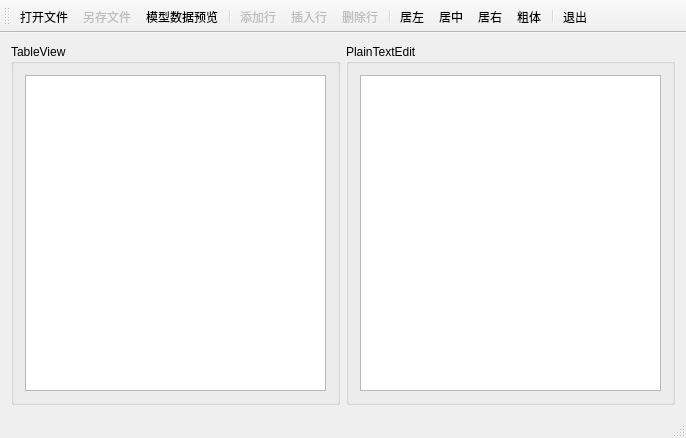
<?xml version="1.0" encoding="UTF-8"?>
<ui version="4.0">
 <class>MainWindow</class>
 <widget class="QMainWindow" name="MainWindow">
  <property name="geometry">
   <rect>
    <x>0</x>
    <y>0</y>
    <width>686</width>
    <height>438</height>
   </rect>
  </property>
  <property name="windowTitle">
   <string>MainWindow</string>
  </property>
  <widget class="QWidget" name="centralWidget">
   <layout class="QGridLayout" name="gridLayout_3">
    <item row="0" column="0">
     <widget class="QGroupBox" name="groupBox">
      <property name="title">
       <string>TableView</string>
      </property>
      <layout class="QGridLayout" name="gridLayout_2">
       <item row="0" column="0">
        <widget class="QTableView" name="tableView"/>
       </item>
      </layout>
     </widget>
    </item>
    <item row="0" column="1">
     <widget class="QGroupBox" name="groupBox_2">
      <property name="title">
       <string>PlainTextEdit</string>
      </property>
      <layout class="QGridLayout" name="gridLayout">
       <item row="0" column="0">
        <widget class="QPlainTextEdit" name="plainTextEdit">
         <property name="lineWrapMode">
          <enum>QPlainTextEdit::NoWrap</enum>
         </property>
        </widget>
       </item>
      </layout>
     </widget>
    </item>
   </layout>
  </widget>
  <widget class="QMenuBar" name="menuBar">
   <property name="geometry">
    <rect>
     <x>0</x>
     <y>0</y>
     <width>686</width>
     <height>23</height>
    </rect>
   </property>
  </widget>
  <widget class="QToolBar" name="mainToolBar">
   <property name="enabled">
    <bool>true</bool>
   </property>
   <property name="toolButtonStyle">
    <enum>Qt::ToolButtonTextUnderIcon</enum>
   </property>
   <attribute name="toolBarArea">
    <enum>TopToolBarArea</enum>
   </attribute>
   <attribute name="toolBarBreak">
    <bool>false</bool>
   </attribute>
   <addaction name="actOpen"/>
   <addaction name="actSave"/>
   <addaction name="actModelData"/>
   <addaction name="separator"/>
   <addaction name="actAppend"/>
   <addaction name="actInsert"/>
   <addaction name="actDelete"/>
   <addaction name="separator"/>
   <addaction name="actAlignLeft"/>
   <addaction name="actAlignCenter"/>
   <addaction name="actAlignRight"/>
   <addaction name="actFontBold"/>
   <addaction name="separator"/>
   <addaction name="actExit"/>
  </widget>
  <widget class="QStatusBar" name="statusBar"/>
  <action name="actOpen">
   <property name="icon">
    <iconset resource="res.qrc">
     <normaloff>:/images/icons/open.bmp</normaloff>:/images/icons/open.bmp</iconset>
   </property>
   <property name="text">
    <string>打开文件</string>
   </property>
   <property name="toolTip">
    <string>打开文件</string>
   </property>
  </action>
  <action name="actSave">
   <property name="enabled">
    <bool>false</bool>
   </property>
   <property name="icon">
    <iconset resource="res.qrc">
     <normaloff>:/images/icons/save.bmp</normaloff>:/images/icons/save.bmp</iconset>
   </property>
   <property name="text">
    <string>另存文件</string>
   </property>
   <property name="toolTip">
    <string>表格内容另存为文件</string>
   </property>
  </action>
  <action name="actAppend">
   <property name="enabled">
    <bool>false</bool>
   </property>
   <property name="icon">
    <iconset resource="res.qrc">
     <normaloff>:/images/icons/append.bmp</normaloff>:/images/icons/append.bmp</iconset>
   </property>
   <property name="text">
    <string>添加行</string>
   </property>
   <property name="toolTip">
    <string>添加一行</string>
   </property>
  </action>
  <action name="actInsert">
   <property name="enabled">
    <bool>false</bool>
   </property>
   <property name="icon">
    <iconset resource="res.qrc">
     <normaloff>:/images/icons/306.bmp</normaloff>:/images/icons/306.bmp</iconset>
   </property>
   <property name="text">
    <string>插入行</string>
   </property>
   <property name="toolTip">
    <string>插入一行</string>
   </property>
  </action>
  <action name="actDelete">
   <property name="enabled">
    <bool>false</bool>
   </property>
   <property name="icon">
    <iconset resource="res.qrc">
     <normaloff>:/images/icons/delete.bmp</normaloff>:/images/icons/delete.bmp</iconset>
   </property>
   <property name="text">
    <string>删除行</string>
   </property>
   <property name="toolTip">
    <string>删除当前行</string>
   </property>
  </action>
  <action name="actExit">
   <property name="icon">
    <iconset resource="res.qrc">
     <normaloff>:/images/icons/exit.bmp</normaloff>:/images/icons/exit.bmp</iconset>
   </property>
   <property name="text">
    <string>退出</string>
   </property>
   <property name="toolTip">
    <string>退出</string>
   </property>
  </action>
  <action name="actModelData">
   <property name="icon">
    <iconset resource="res.qrc">
     <normaloff>:/images/icons/import1.bmp</normaloff>:/images/icons/import1.bmp</iconset>
   </property>
   <property name="text">
    <string>模型数据预览</string>
   </property>
   <property name="toolTip">
    <string>模型数据显示到文本框里</string>
   </property>
  </action>
  <action name="actAlignLeft">
   <property name="icon">
    <iconset resource="res.qrc">
     <normaloff>:/images/icons/508.bmp</normaloff>:/images/icons/508.bmp</iconset>
   </property>
   <property name="text">
    <string>居左</string>
   </property>
   <property name="toolTip">
    <string>文字左对齐</string>
   </property>
  </action>
  <action name="actAlignCenter">
   <property name="icon">
    <iconset resource="res.qrc">
     <normaloff>:/images/icons/510.bmp</normaloff>:/images/icons/510.bmp</iconset>
   </property>
   <property name="text">
    <string>居中</string>
   </property>
   <property name="toolTip">
    <string>文字居中</string>
   </property>
  </action>
  <action name="actAlignRight">
   <property name="icon">
    <iconset resource="res.qrc">
     <normaloff>:/images/icons/512.bmp</normaloff>:/images/icons/512.bmp</iconset>
   </property>
   <property name="text">
    <string>居右</string>
   </property>
   <property name="toolTip">
    <string>文字右对齐</string>
   </property>
  </action>
  <action name="actFontBold">
   <property name="checkable">
    <bool>true</bool>
   </property>
   <property name="icon">
    <iconset resource="res.qrc">
     <normaloff>:/images/icons/500.bmp</normaloff>:/images/icons/500.bmp</iconset>
   </property>
   <property name="text">
    <string>粗体</string>
   </property>
   <property name="toolTip">
    <string>粗体字体</string>
   </property>
  </action>
 </widget>
 <layoutdefault spacing="6" margin="11"/>
 <resources>
  <include location="res.qrc"/>
 </resources>
 <connections/>
</ui>
